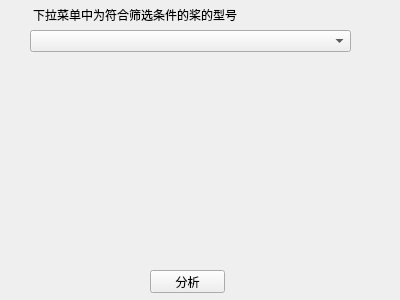
<?xml version="1.0" encoding="UTF-8"?>
<ui version="4.0">
 <class>report</class>
 <widget class="QWidget" name="report">
  <property name="geometry">
   <rect>
    <x>0</x>
    <y>0</y>
    <width>400</width>
    <height>300</height>
   </rect>
  </property>
  <property name="windowTitle">
   <string>Form</string>
  </property>
  <widget class="QComboBox" name="propBox">
   <property name="geometry">
    <rect>
     <x>30</x>
     <y>30</y>
     <width>321</width>
     <height>22</height>
    </rect>
   </property>
  </widget>
  <widget class="QWidget" name="verticalLayoutWidget">
   <property name="geometry">
    <rect>
     <x>30</x>
     <y>60</y>
     <width>321</width>
     <height>171</height>
    </rect>
   </property>
   <layout class="QVBoxLayout" name="verticalLayout">
    <item>
     <widget class="QLabel" name="thruLabel">
      <property name="text">
       <string/>
      </property>
     </widget>
    </item>
    <item>
     <widget class="QLabel" name="dynamicThruLabel">
      <property name="text">
       <string/>
      </property>
     </widget>
    </item>
    <item>
     <widget class="QLabel" name="etaPropLabel">
      <property name="text">
       <string/>
      </property>
     </widget>
    </item>
    <item>
     <widget class="QLabel" name="etaTotalLabel">
      <property name="text">
       <string/>
      </property>
     </widget>
    </item>
   </layout>
  </widget>
  <widget class="QPushButton" name="detailButton">
   <property name="geometry">
    <rect>
     <x>150</x>
     <y>270</y>
     <width>75</width>
     <height>23</height>
    </rect>
   </property>
   <property name="text">
    <string>分析</string>
   </property>
  </widget>
  <widget class="QLabel" name="label">
   <property name="geometry">
    <rect>
     <x>33</x>
     <y>-1</y>
     <width>311</width>
     <height>31</height>
    </rect>
   </property>
   <property name="text">
    <string>下拉菜单中为符合筛选条件的桨的型号</string>
   </property>
  </widget>
 </widget>
 <resources/>
 <connections/>
</ui>
